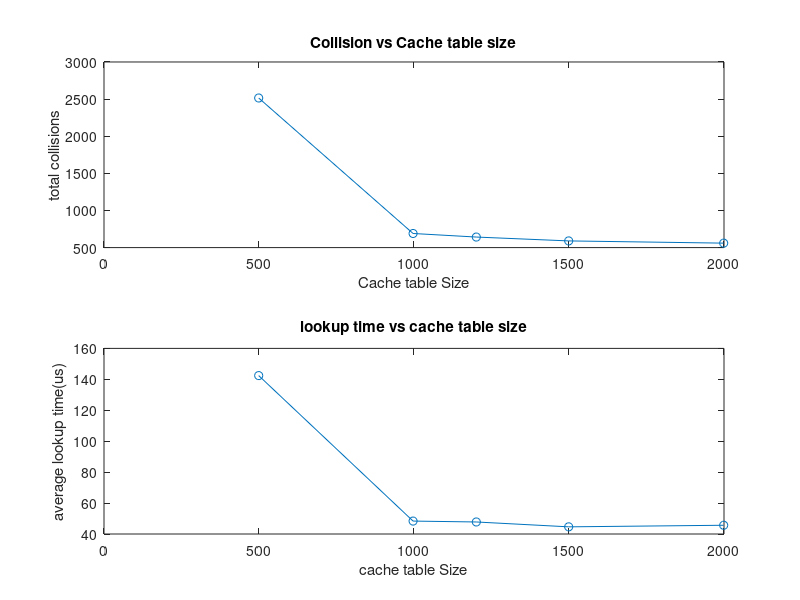

The MATLAB script that drew this image:
clear all; close all;

% Since IP and MAC has to be unique, I used randperm instead of randi
IP = randperm(2^32, 499) - 1; %total 2^32 combinations, I take 1000 of them 
MAC = randperm(2^48, 499) - 1;%total 2^48 combinations, I take 1000 of them 


IP_MAC = [IP(:), MAC(:)];
[ip_r, ip_c] = size(IP) ;
% in this hash table simulation, I ignore the time it takes for populating
% the table

% building the cache table
A = 0.6; % parameter of multiplication hash function
m = 10009; % size of table

cache_table = zeros(m, 2);



% test the impact of different size of cache table
table_sizes = [499, 997, 1201, 1499, 1999];
lookup_t = zeros(size(table_sizes));
collisions = zeros(size(table_sizes));






% double hash formula
%hash_func1 = floor((mod(A*IP, 1)) * m ) + 1;
%hash_func2 = mod(IP, m) + 1;

% function index = ind_func(ip, itr, A, m)
%     index = mod((floor(((mod(A*ip, 1)) * m ) + 1) + itr * (mod(ip, 997) + 1)) , m) + 1;
% 
% end
%hash_func1 = floor((mod(A*IP, 1)) * m ) + 1;
hash_f1 = @(A, ip, m)floor((mod(A * ip, 1)) * m );
    %hash_func2 = mod(IP, m) + 1;
hash_f2 = @(ip, prime)prime - mod(ip, prime);

ind_func = @(ip, itr, A, m)mod(hash_f1(A, ip, m) + itr * hash_f2(ip, 997), m) + 1;

for sizes = 1:length(table_sizes)
    

    m = table_sizes(sizes); 
    cache_table = zeros(m, 2);

    hash_f1 = @(A, ip, m)floor((mod(A * ip, 1)) * m );
    %hash_func2 = mod(IP, m) + 1;
    hash_f2 = @(ip, prime)prime - mod(ip, prime);

    ind_func = @(ip, itr, A, m)mod(hash_f1(A, ip, m) + itr * hash_f2(ip, 997), m) + 1;
    collisions_c = 0; % to count the collisions

    for i = 1:ip_c
        itr = 0;
        index = ind_func(IP(i), itr, A, m);                                       
        % using double hashing
        while cache_table(index, 1) ~= 0
            itr = itr + 1;
            index = ind_func(IP(i), itr, A, m);
            collisions_c = collisions_c + 1;
            if itr > m
                fprintf("Collision overflow at i=%d (IP=%d)\n", i, IP(i));
                break;
            end
    
    
        end
    
        cache_table(index, 1) = IP_MAC(i, 1);
        cache_table(index, 2) = IP_MAC(i, 2);
    end
    
    
    
    % number of lookups
    n = 10000;
    test_ips_index = randi(ip_c, 1, n); % can be searching for same ip multiple times
    test_ips = IP(test_ips_index);
    hit = zeros(1, n);
    miss = zeros(1, n);
    
    
    
    tic
    for i = 1:n
        itr = 0;
        test_ip = test_ips(i);
        %search_index = floor((mod(A*test_ip, 1)) * m ) + 1;
        search_index = ind_func(test_ip, itr, A, m);
    
        while cache_table(search_index, 1) ~= test_ip
            itr = itr + 1;
            search_index = ind_func(test_ip, itr, A, m);
            miss(1, i) = miss(1, i) + 1;
    
        end
        if cache_table(search_index, 1) == test_ip
            if miss(1, i) == 0
                hit(1, i) = hit(1, i) + 1;
            end
        else
            fprintf("sth else wrong\n")
        end
    
    
       % if cache_table(search_index) == IP(ind)  % then w found the correct one
    end
    total_time = toc;
    ave_time = total_time / n;
    
    collisions(sizes) = collisions_c;           %% <-- 這是新增的部分
    lookup_times(sizes) = ave_time;


    fprintf('Cache size: %d entries\n', m);
    fprintf('Number of lookups: %d\n', n);
    fprintf('Total time: %.6f seconds\n', total_time);
    fprintf('Average lookup time: %.6f seconds (%.2f microseconds)\n', ave_time, ave_time * 1e6);



end



figure;
subplot(2,1,1);
plot(table_sizes, collisions, '-o');
xlabel('Cache table Size');
ylabel('total collisions');
title('Collision vs Cache table size');


subplot(2,1,2);
plot(table_sizes, lookup_times * 1e6, '-o');
xlabel('cache table Size');
ylabel('average lookup time(us)');
title('lookup time vs cache table size');





